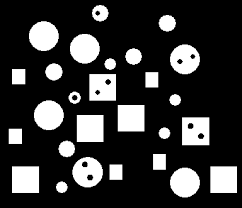
#> input picture week9/shape.png, 242 x 208 px
$ python open_close.py
#> lines starting #> are read from the running program, lines starting #| are printed output that depends on the picture; after the words box and inside, x2 and y2 are one past the last pixel; in counts of white or black regions, pixels touching at a corner belong together
import cv2
import numpy as np
import matplotlib.pyplot as plt

img = cv2.imread('shape.png', 0)
#> img is the input picture: shape (208, 242); min 0, max 255, mean 55.2
(thresh, img2) = cv2.threshold(img, 0, 255, cv2.THRESH_BINARY)
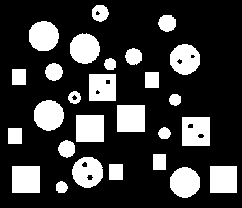
#> img2: shape (208, 242); 23.1% white; 27 white regions, largest, box (x1, y1, x2, y2) and area: (182, 117, 210, 146) 773, (117, 105, 145, 132) 756, (76, 115, 104, 142) 756
img2 = img2/255     # normalize to binary 0,1 image

h,w = img.shape
#> h = 208; w = 242

# Erosion
def erosion(img,h,w,kernel):
#> called with h = 208, w = 242, kernel = 5
    s_element = np.ones((kernel,kernel))
    img_erosion= np.zeros((h,w))
    x  = int((kernel-1)/2)

    for i in range(x, h-x):
        for j in range(x, w-x):
            temp = img[i-x:i+x+1, j-x:j+x+1]
            product = temp*s_element
            img_erosion[i-1,j-1]= np.min(product)
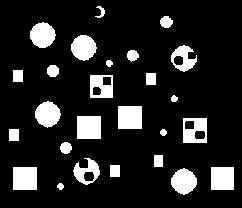
#> img_erosion: shape (208, 242) float64; values 0 (black) and 1 (white), 14% white; 26 white regions, largest, box (x1, y1, x2, y2) and area: (118, 106, 142, 129) 552, (77, 116, 101, 139) 552, (13, 167, 37, 190) 552
    return img_erosion

# Dilation
def dilation(img,h,w,kernel):
#> called with h = 208, w = 242, kernel = 5
    s_element = np.ones((kernel,kernel))
    img_dilation= np.zeros((h,w))
    x  = int((kernel-1)/2)

    for i in range(x, h-x):
        for j in range(x, w-x):
            temp = img[i-x:i+x+1, j-x:j+x+1]
            product = temp*s_element
            img_dilation[i-1,j-1]= np.max(product)
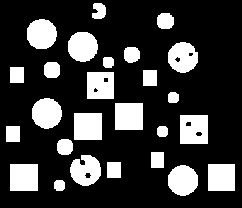
#> img_dilation: shape (208, 242) float64; values 0 (black) and 1 (white), 22.7% white; 26 white regions, largest, box (x1, y1, x2, y2) and area: (180, 115, 208, 144) 773, (115, 103, 143, 130) 756, (74, 113, 102, 140) 756
    return img_dilation

# Opening
first_open = erosion(img2,h,w,5)
second_open = dilation(first_open,h,w,5)

# Closing
first_close = dilation(img2,h,w,5)
#> call 2 of dilation, with h = 208, w = 242, kernel = 5
#> after the loop in dilation (call 2), `for i in range(x, h-x):`:
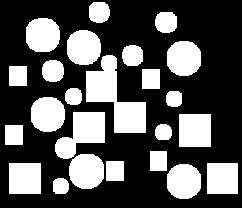
#> img_dilation: shape (208, 242) float64; values 0 (black) and 1 (white), 33.4% white; 24 white regions, largest, box (x1, y1, x2, y2) and area: (86, 55, 146, 133) 2181, (55, 112, 105, 159) 1372, (179, 114, 211, 147) 1056
second_close = erosion(first_close,h,w,5)
#> call 2 of erosion, with h = 208, w = 242, kernel = 5
#> after the loop in erosion (call 2), `for i in range(x, h-x):`:
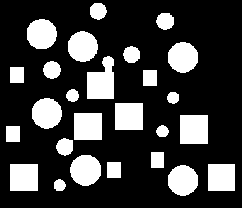
#> img_erosion: shape (208, 242) float64; values 0 (black) and 1 (white), 23.5% white; 26 white regions, largest, box (x1, y1, x2, y2) and area: (87, 56, 114, 99) 873, (180, 115, 208, 144) 812, (70, 155, 101, 186) 758

plt.subplot(131)
plt.title('original image')
plt.imshow(img,cmap="gray")

plt.subplot(132)
plt.title('opening image')
plt.imshow(second_open,cmap='gray')

plt.subplot(133)
plt.title('closing image')
plt.imshow(second_close,cmap='gray')

plt.show()

$ run again, with week9/tools.png copied over week9/shape.png
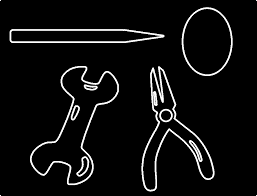
#> input picture week9/tools.png, 257 x 196 px
#> img is the input picture: shape (196, 257); min 0, max 255, mean 14.3
#> `(thresh, img2) = cv2.threshold(img, 0, 255, cv2.THRESH_BINARY)`:
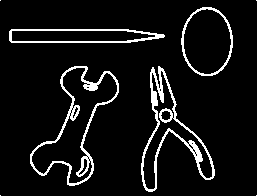
#> img2: shape (196, 257); 7.5% white in thin lines or dots
#> after the loop in erosion (call 2), `for i in range(x, h-x):`:
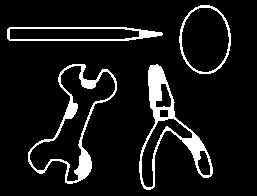
#> img_erosion: shape (196, 257) float64; values 0 (black) and 1 (white), 8.8% white; 4 white regions, box (x1, y1, x2, y2) and area: (139, 64, 213, 190) 1778, (28, 64, 117, 184) 1474, (7, 27, 163, 41) 718, (179, 5, 231, 74) 448
